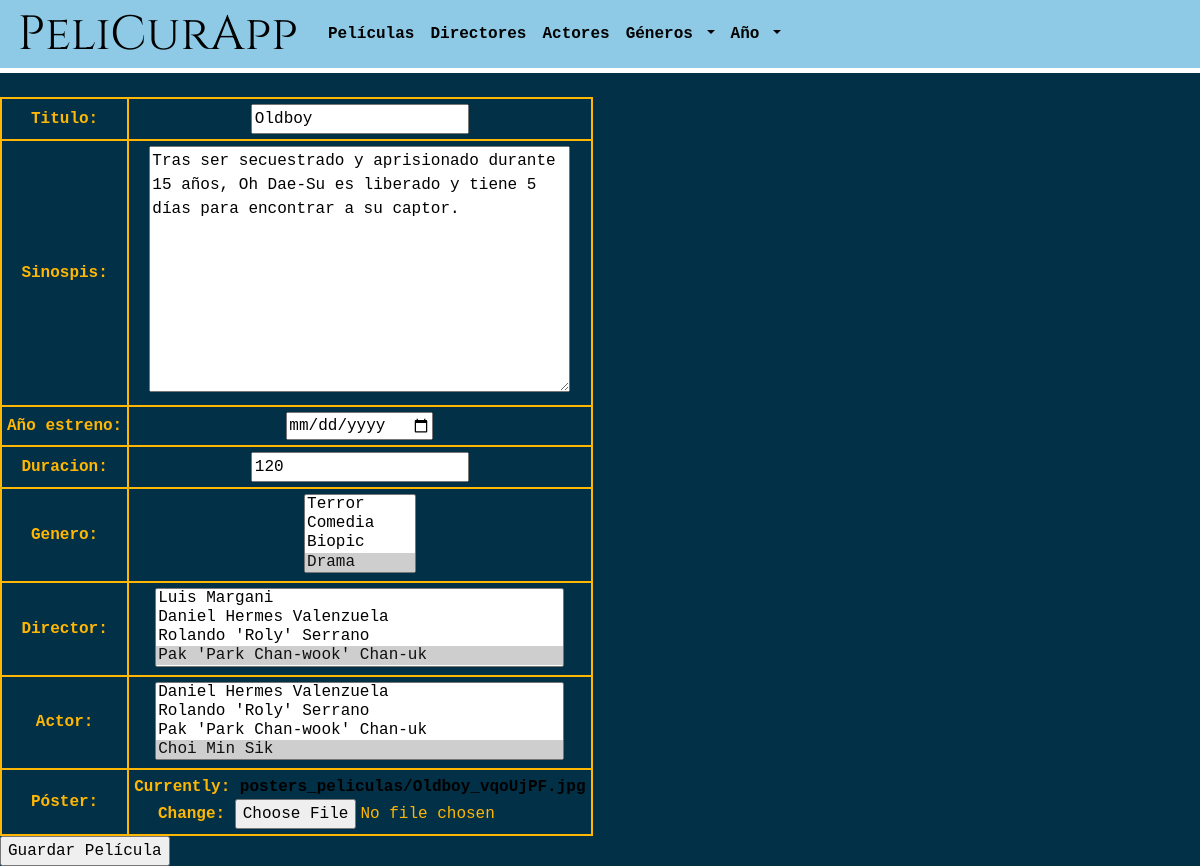
The app's page /pelicurapp/pelicula/7/update/ with its own data.
### peliCura/models.py (models this page shows, shortened)
class Pelicula(models.Model):
    manager = PeliculaManager()
    titulo = models.CharField("Titulo", max_length=100) # <input type="text"> en HTML
    sinopsis = models.TextField("Sinospis", max_length=500) # <textarea> en HTML
    anio_realizacion = models.DateField("Año estreno") # solo el año
    duracion = models.IntegerField(validators=[
        MinValueValidator(1),
        MaxValueValidator(1240) # 1240 minutos = 24 hs de duración
    ]) # timedelta(days, seconds, miliseconds) en Python
    genero = models.ManyToManyField(Genero) # Relación muchos a muchos con Género
    director = models.ManyToManyField(Persona, related_name="director") # Relación muchos a muchos con Persona
    actor = models.ManyToManyField(Persona, related_name="actor") # Relación muchos a muchos con Persona
    puntuacion = models.FloatField("Puntuacion", default=0) # <input type="number"> y Float
    poster = models.ImageField("Póster", upload_to='posters_peliculas', null=True)

### peliCura/views.py (the view, shortened to what this page needs)
# urls.py: path('pelicurapp/pelicula/<int:pk>/update/', EditarPelicula.as_view(), name="editar-pelicula"),
class EditarPelicula(UpdateView):
   model = Pelicula
   fields = ['titulo', 'sinopsis', 'anio_realizacion', 'duracion', 'genero',
             'director', 'actor', 'poster']
   template_name = "pelicula_form.html"

### peliCura/models.py (called while the page is built)
    def __str__(self) -> str:
        if self.nombre_artistico:
            return f"{self.nombre} '{self.nombre_artistico}' {self.apellido}"
        else:
          return f"{self.nombre} {self.apellido}"

    def __str__(self) -> str:
      return self.nombre

### peliCura/templates/pelicula_form.html (shortened to what this page needs)
{% extends 'base_template.html' %}
{% load static %}
{% block contenido %}
<form enctype="multipart/form-data" action="" method="post">
  <table>
    {% for field in form %}
      <tr>
        <th>{{ field.label_tag }}</th>
        <td>
          {% if field.name == 'anio_realizacion' %}
            <input type="date" name="{{ field.name }}" value="{{ field.value }}">
          {% elif field.name == 'duracion' %}
            <input type="number" name="{{ field.name }}" value="{{ field.value }}">
          {% else %}
            {{ field }}
          {% endif %}
        </td>
      </tr>
    {% endfor %}
  </table>
  <input type="submit" value="Guardar Película"/>
</form>
{% endblock %}

### peliCura/static/peliCura/css/main.css (style rules this page uses)
:root { --skyBlue: #8ecae6; --blueGreen: #219ebc; --prussianBlue: #023047; --selectiveYellow: #ffb703; --UTOrange: #fb8500; }
body { background-color: var(--prussianBlue); color: var(--selectiveYellow); font-family: monospace; font-weight: bold; }
table, th, td { border: 2px solid var(--selectiveYellow); border-collapse: collapse; text-align: center; padding: 5px 5px; width: fit-content; margin-left: 0%; }
a:link, a:visited, a:active { text-decoration: none; color: black; }

### records on screen
Pelicula: form "Oldboy" "Tras ser secuestrado y aprisionado durante 15 años, Oh Dae-Su es liberado y tiene 5 días para encontrar a su captor."

### other values on screen
{{ field.label_tag }} "Titulo:" "Sinospis:" "Año estreno:" "Duracion:" "Genero:" "Director:" "Actor:" "Póster:"
